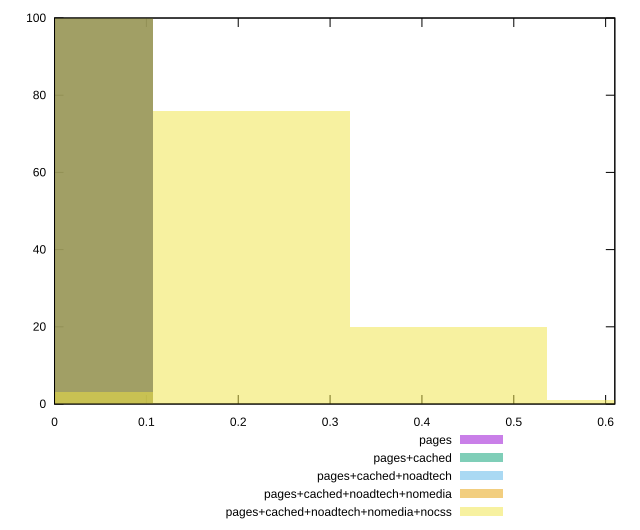

Generate this figure with gnuplot:
reset

$pages <<EOF
0 100
EOF

$pagesCached <<EOF
0 100
EOF

$pagesCachedNoadtech <<EOF
0 100
EOF

$pagesCachedNoadtechNomedia <<EOF
0 100
EOF

$pagesCachedNoadtechNomediaNocss <<EOF
0.21436665285178744 76
0.4287333057035749 20
0 3
0.6430999585553623 1
EOF

set key outside below
set boxwidth 0.21436665285178744
set xrange [0:0.61]
set yrange [0:100]
set trange [0:100]
set style fill transparent solid 0.5 noborder
set terminal svg size 640, 530 enhanced background rgb 'white'
set output "report_00013_2021-02-09T12-04-24.940Z/largest-contentful-paint/comparison/histogram/all_score.svg"

plot $pages title "pages" with boxes, \
     $pagesCached title "pages+cached" with boxes, \
     $pagesCachedNoadtech title "pages+cached+noadtech" with boxes, \
     $pagesCachedNoadtechNomedia title "pages+cached+noadtech+nomedia" with boxes, \
     $pagesCachedNoadtechNomediaNocss title "pages+cached+noadtech+nomedia+nocss" with boxes

reset
